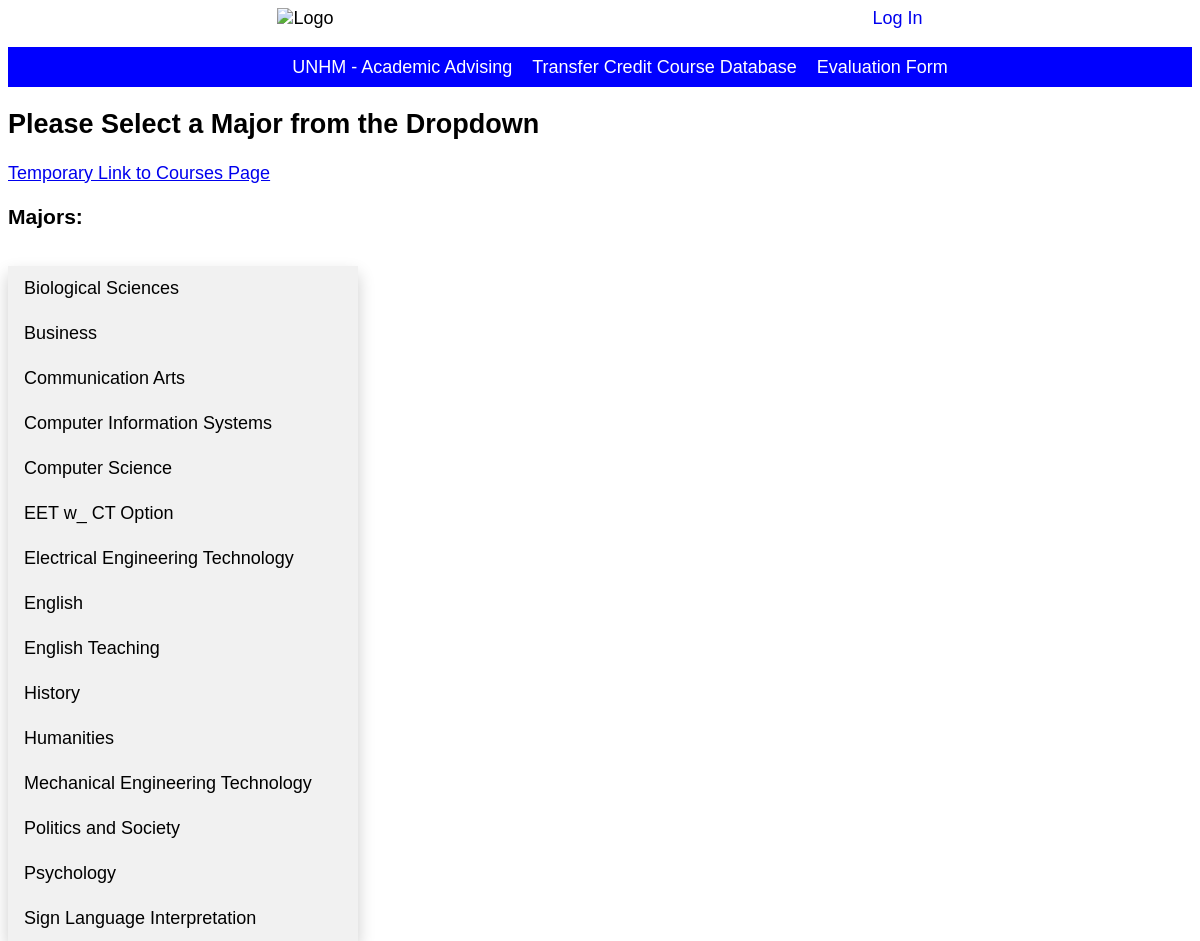
/majors, run on an earlier commit of the app's database.
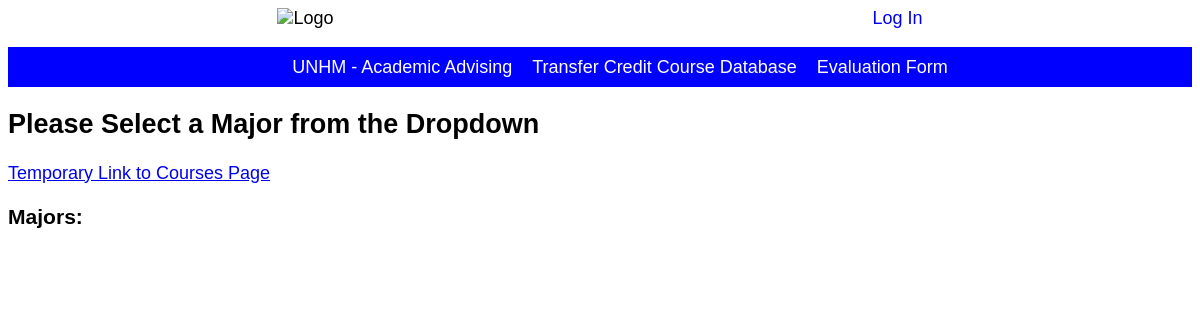
And on a later commit of the database.
### transfer/models/model_major.py (models this page shows, shortened)
class Major(models.Model):
    major_name = models.CharField(max_length=30, blank=False, unique=True)

### transfer/views/major_view.py (the view)
# urls.py: path('majors', MajorListView.as_view(), name='major_home'),
class MajorListView(ListView):
    model = Major
    template_name = 'major/major_home.html'

### transfer/templates/major/major_home.html
{% extends "base.html" %}
{% load static %}
{% block content %}
<h2>Please Select a Major from the Dropdown</h2>
<div>
<a href="{% url 'course_home' %}">Temporary Link to Courses Page</a>
</div>
<h3>Majors:</h3>
<div class="dropdown">
  <div id="myDropdown" class="dropdown-content">
    {% for major in object_list %}
    <a href="{% url 'major_detail' major.pk %}">{{ major.major_name }}</a>
    {% endfor %}
    </div>
    </div>
{% endblock %}

### transfer/templates/base.html (shortened to what this page needs)
{% load static %}
<!DOCTYPE html>
<html lang="en" dir="ltr">
  <head>
    <link rel="stylesheet" href="{% static 'css/base.css' %}">
  </head>
  <body>
    {% include "partials/_navbar.html" %}
    {% block content %}
    {% endblock content %}
  </body>
</html>

### transfer/templates/partials/_navbar.html
{% load static %}
<header>
  <img src="https://paulcollege.unh.edu/cep/sites/paulcollege.unh.edu.cep/themes/cep/logo.png" alt="Logo">
  <a href="#">Log In</a>
</header>
<nav class="navbar">
  <ul>
    <li><a href="https://manchester.unh.edu/academics/academic-advising">UNHM - Academic Advising</a></li>
    <li><a href="{% url 'home' %}">Transfer Credit Course Database</a></li>
    <li><a href="#">Evaluation Form</a></li>
  </ul>
</nav>

### transfer/static/css/base.css (style rules this page uses)
body { font-family: 'Source Sans Pro', sans-serif; font-size:18px; }
header { display: flex; justify-content: space-around; align-items: center; }
header a { text-decoration: none; }
.navbar { width: 100%; }
.navbar ul { display: flex; justify-content: center; align-items: center; height: 40px; background-color: blue; }
.navbar ul li { list-style-type: none; color: #fff; margin: 0 10px; }
.navbar ul li a { text-decoration: none; color: white; }

What changed in the data, as far as the page shows it:
removed Major: major_name "Biological Sciences"
removed Major: major_name "Business"
removed Major: major_name "Communication Arts"
removed Major: major_name "Computer Information Systems"
removed Major: major_name "Computer Science"
removed Major: major_name "EET w_ CT Option"
removed Major: major_name "Electrical Engineering Technology"
removed Major: major_name "English"
removed Major: major_name "English Teaching"
removed Major: major_name "History"
removed Major: major_name "Humanities"
removed Major: major_name "Mechanical Engineering Technology"
removed Major: major_name "Politics and Society"
removed Major: major_name "Psychology"
removed Major: major_name "Sign Language Interpretation"
